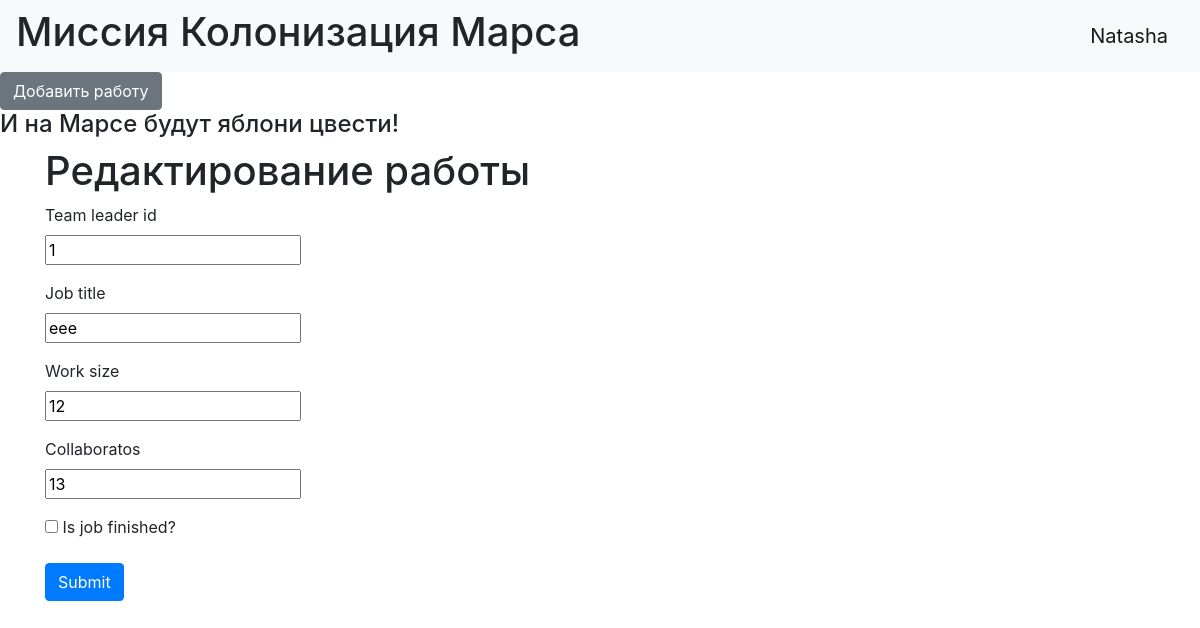
/jobs/1 (signed in), run on the app's committed database.
### data/users.py (models this page shows, shortened)
class User(SqlAlchemyBase, UserMixin):
    __tablename__ = 'users'
    id = sqlalchemy.Column(sqlalchemy.Integer,
                           primary_key=True, autoincrement=True)
    surname = sqlalchemy.Column(sqlalchemy.String, nullable=True)
    name = sqlalchemy.Column(sqlalchemy.String, nullable=True)
    age = sqlalchemy.Column(sqlalchemy.Integer)
    position = sqlalchemy.Column(sqlalchemy.String, nullable=True)
    speciality = sqlalchemy.Column(sqlalchemy.String, nullable=True)
    address = sqlalchemy.Column(sqlalchemy.String, nullable=True)
    email = sqlalchemy.Column(sqlalchemy.String,
                              index=True, unique=True, nullable=True)
    hashed_password = sqlalchemy.Column(sqlalchemy.String, nullable=True)
    modified_date = sqlalchemy.Column(sqlalchemy.DateTime)
    jobs = orm.relation("Jobs", back_populates='user')

### data/jobs.py (models this page shows)
class Jobs(SqlAlchemyBase):
    __tablename__ = 'jobs'
    id = sqlalchemy.Column(sqlalchemy.Integer,
                           primary_key=True, autoincrement=True)
    team_leader = sqlalchemy.Column(sqlalchemy.Integer,
                                    sqlalchemy.ForeignKey("users.id"))
    job = sqlalchemy.Column(sqlalchemy.String, nullable=True)
    work_size = sqlalchemy.Column(sqlalchemy.Integer)
    collaborators = sqlalchemy.Column(sqlalchemy.String)
    start_date = sqlalchemy.Column(sqlalchemy.DateTime,
                                   default=datetime.datetime.now)
    end_date = sqlalchemy.Column(sqlalchemy.DateTime)
    is_finished = sqlalchemy.Column(sqlalchemy.Boolean, default=False)
    user = orm.relation('User')

### main.py (the view, shortened to what this page needs)
@app.route('/jobs/<int:id>', methods=['GET', 'POST'])
@login_required
def edit_jobs(id):
    form = JobsForm()
    if request.method == "GET":
        session = db_session.create_session()
        jobs = session.query(Jobs).filter(Jobs.id == id,
                                          (Jobs.team_leader == 1)|(Jobs.team_leader == current_user.id)).first()
        if jobs:
            form.team_leader.data = jobs.team_leader
            form.job.data = jobs.job
            form.work_size.data = jobs.work_size
            form.collaborators.data = jobs.collaborators
            form.is_finished.data = jobs.is_finished
        else:
            abort(404)
    return render_template('addjob.html', title='Редактирование работы', form=form)

### data/loginform.py
class JobsForm(FlaskForm):
    team_leader = IntegerField('Team leader id', validators=[DataRequired()])
    job = StringField('Job title', validators=[DataRequired()])
    work_size = IntegerField('Work size', validators=[DataRequired()])
    collaborators = StringField('Collaboratos', validators=[DataRequired()])
    is_finished = BooleanField('Is job finished?', default=False)
    submit = SubmitField('Submit')

### data/db_session.py (called while the page is built)
def create_session() -> Session:
    global __factory
    return __factory()

### main.py (called while the page is built)
@login_manager.user_loader
def load_user(user_id):
    session = db_session.create_session()
    return session.query(User).get(user_id)

### templates/addjob.html (shortened to what this page needs)
{% extends "base.html" %}
{% block content %}
    <h1>{{title}}</h1>
    <form action="" method="post">
        <p>
            {{ form.team_leader.label }}<br>
            {{ form.team_leader }}<br>
        </p>
        <p>
            {{ form.job.label }}<br>
            {{ form.job }}<br>
        </p>
        <p>
            {{ form.work_size.label }}<br>
            {{ form.work_size }}<br>
        </p>
        <p>
            {{ form.collaborators.label }}<br>
            {{ form.collaborators }}<br>
        </p>
        <p>{{ form.is_finished() }} {{ form.is_finished.label }}</p>
        <p>{{ form.submit(type="submit", class="btn btn-primary") }}</p>
    </form>
{% endblock %}

### templates/base.html (shortened to what this page needs)
<!DOCTYPE html>
<html lang="en">
<head>
    <link rel="stylesheet"
                    href="https://stackpath.bootstrapcdn.com/bootstrap/4.4.1/css/bootstrap.min.css"
>
</head>
<body>
<nav class="navbar navbar-light bg-light">
    <h1>Миссия Колонизация Марса</h1>
    {% if current_user.is_authenticated %}
    <a class="navbar-brand" href="/logout">{{ current_user.name }}</a>
{% else %}
    <p>
        <a class="btn btn-primary " href="/register">Зарегистрироваться</a>
        <a class="btn btn-success" href="/login">Войти</a>
    </p>
{% endif %}
</nav>
{% if current_user.is_authenticated %}
        <a class="btn btn-secondary" href="/addjob">Добавить работу</a>
    {% endif %}
<h4>И на Марсе будут яблони цвести!</h4>
<main role="main" class="container">
    {% block content %}{% endblock %}
</main>
</body>
</html>

### data on the page
User: name "Natasha"
Jobs: team_leader "1", job "еее", work_size "12", collaborators "13"

### other printed values
{{ title }} "Редактирование работы"
